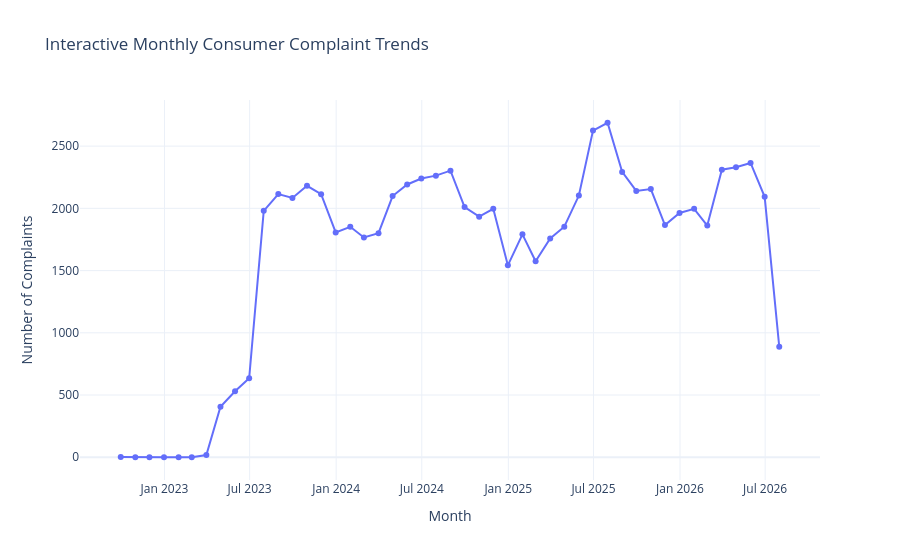

Source (notebook cell):
### Markdown cell above
## Interactive Visualisations Using Plotly

Plotly was used to create interactive visualisations to complement the static graphs in the exploratory data analysis. These visualisations allow users to explore complaint trends, compare business categories, and examine the relationship between complaint processing time and refund amount through interactive tooltips and zooming features.

### Code cell
monthly_df = monthly_complaints.rename(
    "Complaint Count"
).reset_index()

monthly_df.columns = ["Month", "Complaint Count"]

fig = px.line(
    monthly_df,
    x="Month",
    y="Complaint Count",
    title="Interactive Monthly Consumer Complaint Trends",
    markers=True,
    labels={
        "Month": "Month",
        "Complaint Count": "Number of Complaints"
    },
    template="plotly_white"
)

fig.update_layout(
    hovermode="x unified",
    xaxis_title="Month",
    yaxis_title="Number of Complaints"
)

fig.show()

### Figure 1 — Plotly figure (JSON) as saved in the notebook; plotly's stock layout.template omitted (floating-point values rounded to 4 significant figures)
{"data": [{"hovertemplate": "Month=%{x}<br>Number of Complaints=%{y}<extra></extra>", "legendgroup": "", "line": {"color": "#636efa", "dash": "solid"}, "marker": {"symbol": "circle"}, "mode": "lines+markers", "name": "", "orientation": "v", "showlegend": false, "type": "scatter", "x": ["2022-09-30T00:00:00.000000000", "2022-10-31T00:00:00.000000000", "2022-11-30T00:00:00.000000000", "2022-12-31T00:00:00.000000000", "2023-01-31T00:00:00.000000000", "2023-02-28T00:00:00.000000000", "2023-03-31T00:00:00.000000000", "2023-04-30T00:00:00.000000000", "2023-05-31T00:00:00.000000000", "2023-06-30T00:00:00.000000000", "2023-07-31T00:00:00.000000000", "2023-08-31T00:00:00.000000000", "2023-09-30T00:00:00.000000000", "2023-10-31T00:00:00.000000000", "2023-11-30T00:00:00.000000000", "2023-12-31T00:00:00.000000000", "2024-01-31T00:00:00.000000000", "2024-02-29T00:00:00.000000000", "2024-03-31T00:00:00.000000000", "2024-04-30T00:00:00.000000000", "2024-05-31T00:00:00.000000000", "2024-06-30T00:00:00.000000000", "2024-07-31T00:00:00.000000000", "2024-08-31T00:00:00.000000000", "2024-09-30T00:00:00.000000000", "2024-10-31T00:00:00.000000000", "2024-11-30T00:00:00.000000000", "2024-12-31T00:00:00.000000000", "2025-01-31T00:00:00.000000000", "2025-02-28T00:00:00.000000000", "2025-03-31T00:00:00.000000000", "2025-04-30T00:00:00.000000000", "2025-05-31T00:00:00.000000000", "2025-06-30T00:00:00.000000000", "2025-07-31T00:00:00.000000000", "2025-08-31T00:00:00.000000000", "2025-09-30T00:00:00.000000000", "2025-10-31T00:00:00.000000000", "2025-11-30T00:00:00.000000000", "2025-12-31T00:00:00.000000000", "2026-01-31T00:00:00.000000000", "2026-02-28T00:00:00.000000000", "2026-03-31T00:00:00.000000000", "2026-04-30T00:00:00.000000000", "2026-05-31T00:00:00.000000000", "2026-06-30T00:00:00.000000000", "2026-07-31T00:00:00.000000000"], "xaxis": "x", "y": [3, 0, 0, 0, 0, 0, 18, 406, 530, 635, 1980, 2115, 2084, 2181, 2114, 1807, 1852, 1766, 1801, 2099, 2192, 2240, 2263, 2303, 2011, 1933, 1996, 1542, 1791, 1575, 1758, 1853, 2103, 2625, 2688, 2293, 2140, 2155, 1866, 1963, 1996, 1862, 2311, 2331, 2365, 2093, 888], "yaxis": "y"}], "layout": {"hovermode": "x unified", "legend": {"tracegroupgap": 0}, "title": {"text": "Interactive Monthly Consumer Complaint Trends"}, "xaxis": {"anchor": "y", "domain": [0, 1], "title": {"text": "Month"}}, "yaxis": {"anchor": "x", "domain": [0, 1], "title": {"text": "Number of Complaints"}}}}
